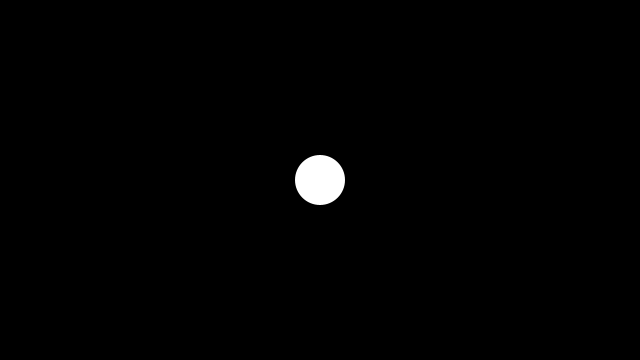
Frame 1 (no input)
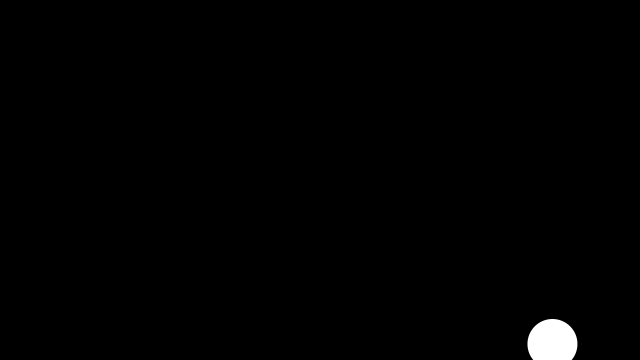
Frame 60 (the mouse pressed at the canvas centre just before this capture)
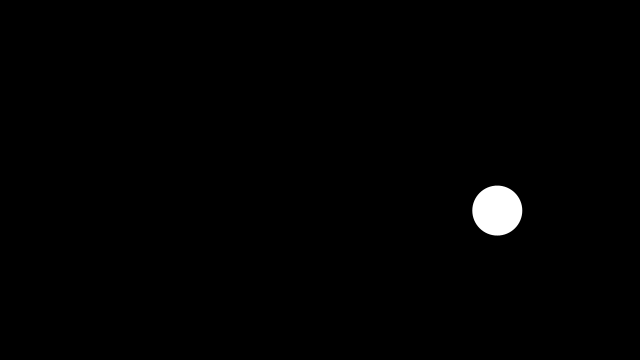
Frame 120 (the mouse held since frame 60 and released just before this capture)

The Processing sketch that drew these frames (run headless with seeded random() and noise(); from frame 60 on, the mouse is pressed at the canvas centre):

// Processing sketch: w2_stp21
// ── w2_stp21.pde
float x, y;
float speedX, speedY;

void setup() {
  size(640, 360);
  noStroke();
  x = width * 0.5;
  y = height * 0.5;
  speedX = random(2, 5);
  speedY = random(2, 5);
}

void draw() {
  background(0);

  fill(255);

  circle(x, y, 50);

  x += speedX;
  y += speedY;

  if (x >= width || x <= 0) {
    speedX *= -1;
  }
  if (y >= height || y <= 0) {
    speedY *= -1;
  }
}
